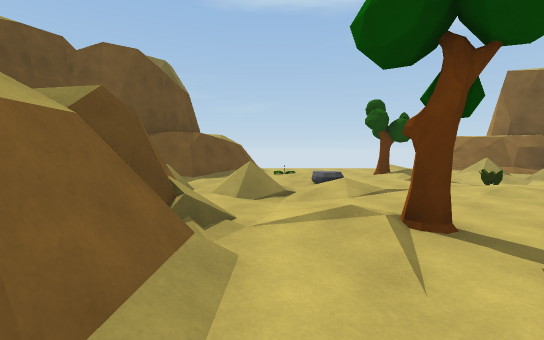
View 1 (above)

16 first-person views from a walk through a scene from a Unity 3-D project. The camera is 1.4 m above the floor, tilts 4° down and sees 90° across. The floor is counted in squares, 2 m on a side. Each view is taken from the middle of a square. On the plan, view 1 faces up. The plan holds only what a view shows up to about 9 squares ahead; the rest is blank.

View 2
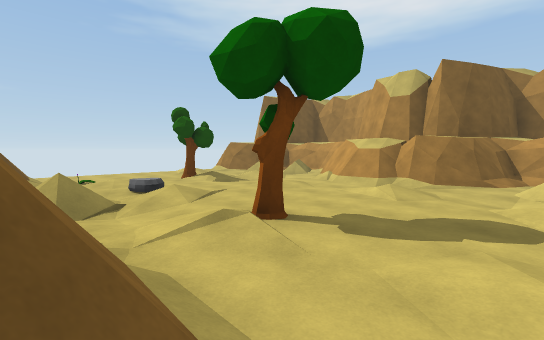

View 3
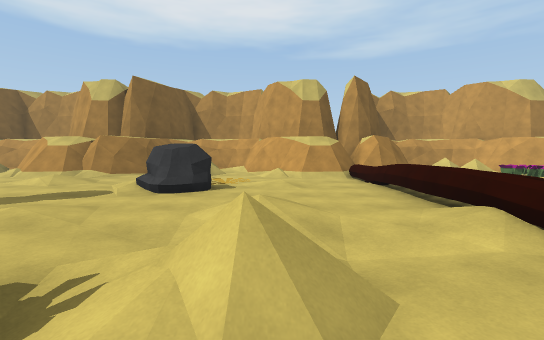

View 4
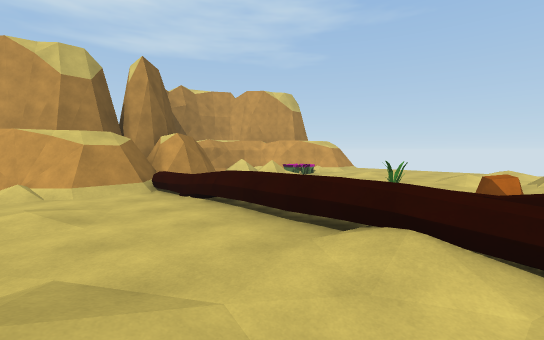

View 5
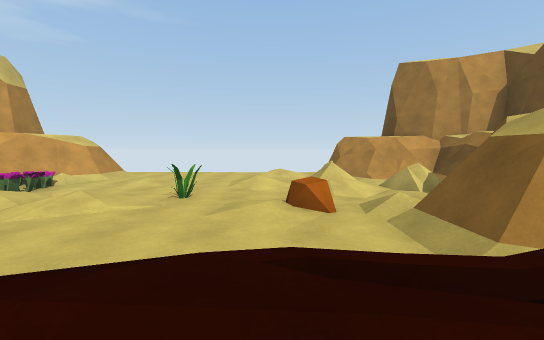

View 6
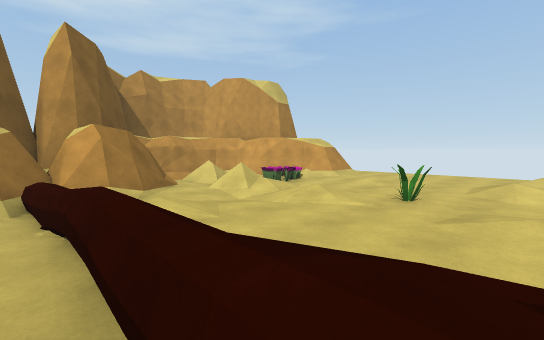

View 7
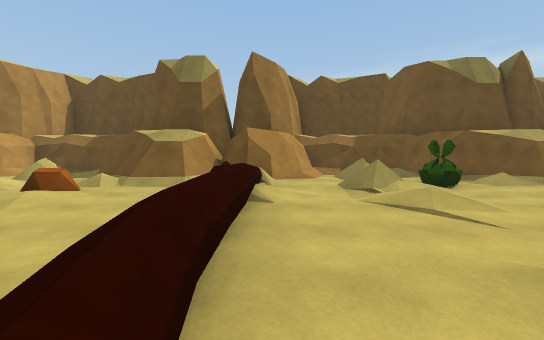

View 8
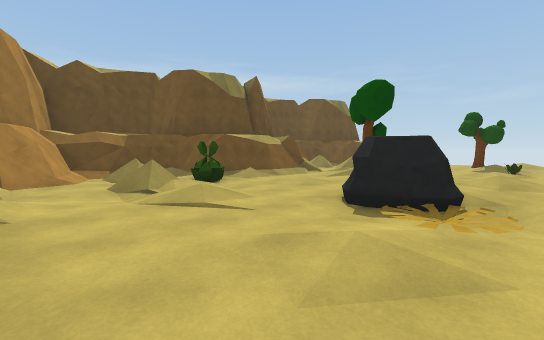

View 9
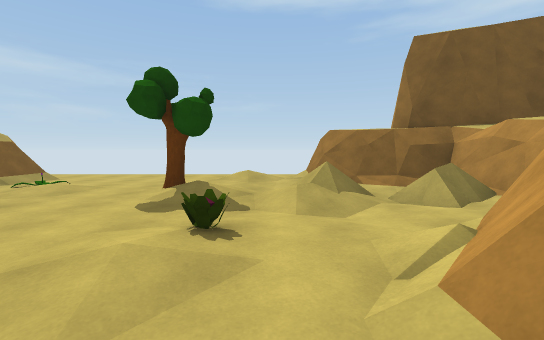

View 10
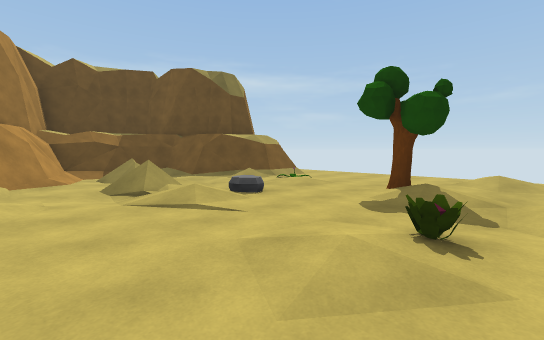

View 11
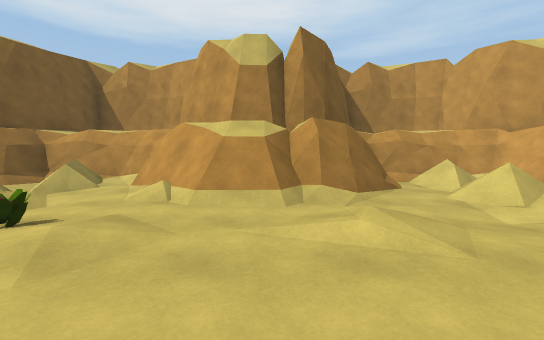

View 12
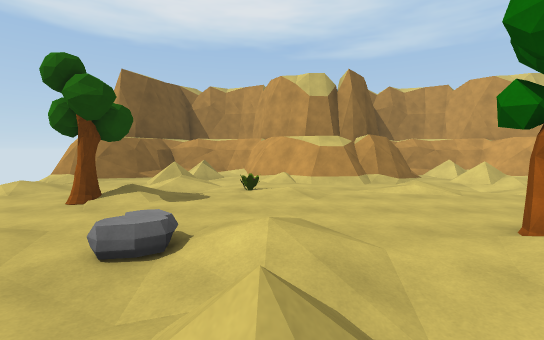

View 13
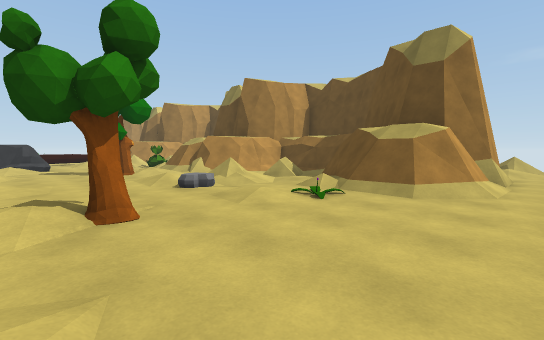

View 14
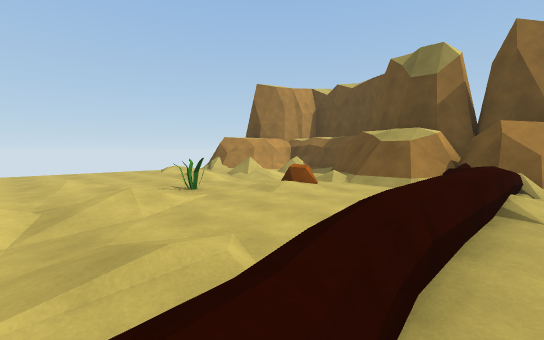

View 15
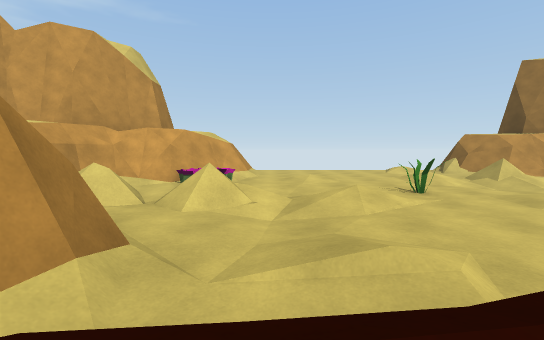

View 16
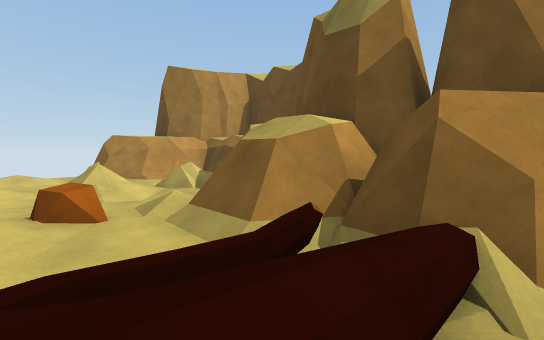

### Floor plan
Key: @ floor where view 1 was taken; # wall or solid block; . main floor; : floor 0.25 m higher than the main floor; - floor 0.25 m lower than the main floor; / step, stairs or slope; = window, fence, low wall or low ledge; ^ raised ledge; P plant; T tree; R rock; O other object.
Columns run from 8 left of view 1 to 9 right of it. Each row starts with its distance up from view 1.
 11 /.............##
 10 ///.####..../.##
  9       ##.......###
  8       ##P:.T/-/..#
  7     ###.....////=#
  6     #/=-/R....-./#
  5     #/////..P./###
  4     ##/.-.....##
  3      ###.T....##
  2       ##..../.##
  1       ##.......###
  0       #/@:..///./#
 -1     ###P...RP///=#
 -2     #////.....-/##
 -3     #////:..:./##
 -4     ##/.-.....##
 -5      ###./....##
 -6      ###^^^^^^###
 -7      ###^^^^^^^#
 -8       ##^^^^^^^^^#
 -9       #^O^OO^^^^^#
-10     ##^^^^OO^^PP^#
-11     #^^^^^^^^^P###
-12     #^^^^^^^^^##
-13     ###^^^^^^^#
-14       ##^^^^^^
-15         ^^^^^^

Positions as (right, up) in squares from view 1, and headings:
1: (0, 0), facing up
2: (-1, 0), facing up-right
3: (-2, -3), facing right
4: (0, -3), facing down-right
5: (1, -5), facing down
6: (1, -5), facing down-right
7: (5, -5), facing left
8: (5, -5), facing up-left
9: (5, 3), facing up
10: (5, 3), facing up-left
11: (2, 3), facing right
12: (-1, 5), facing right
13: (4, 11), facing down-left
14: (5, -5), facing down-left
15: (5, -5), facing down
16: (1, -5), facing down-left
